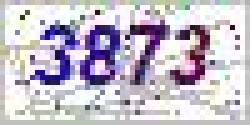
#> input picture verification_code/temp.png, 50 x 25 px (shown 5 times larger)
$ python verification_code.py
#> lines starting #> are read from the running program, lines starting #| are printed output that depends on the picture; after the words box and inside, x2 and y2 are one past the last pixel; in counts of white or black regions, pixels touching at a corner belong together
# -*- coding: utf-8 -*-
"""
Version:    V1.0
Time:       2020.09.27
Author:     Gaozhl
Attention:  需要先配置好tesseract才能处理
"""

import os
from PIL import Image
import pytesseract


def verify_code(filename):
    """
    验证码处理
    :param filename:    需要处理的文件
    :return:            返回处理的验证码结果
    """
#> called with filename = 'temp.png'
    # global text
    f1, f2 = os.path.splitext(filename)
    try:
        im = Image.open(filename)
#> im is the input picture: PIL image 50x25 RGBA; mean R, G, B, A 196.6, 189.6, 203.1, 255

        # 切掉四周的黑边
        # 此处假定黑边大小为4个单位
        width = im.size[0]
#> width = 50
        height = im.size[1]
#> height = 25
        left = 4
        top = 4
        right = width - 4
#> right = 46
        bottom = height - 4
#> bottom = 21
        box = (int(left), int(top), int(right), int(bottom))
#> box = (4, 4, 46, 21)
        im = im.crop(box)
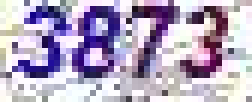
#> im: PIL image 42x17 RGBA (shown 6 times larger); mean R, G, B, A 180.1, 167.7, 193.2, 255
        im = im.resize((width * 4, height * 4), Image.BILINEAR)
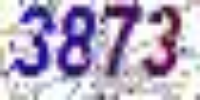
#> im: PIL image 200x100 RGBA; mean R, G, B, A 180.1, 167.8, 193.2, 255
        im.save(f1 + '_step1' + f2)
        # 转为灰度图
        imgry = im.convert('L')
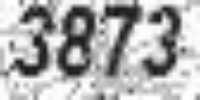
#> imgry: PIL image 200x100 L; min 16, max 254, mean 174.4
        imgry.save(f1 + '_step2' + f2)
        # 去噪
        threshold = 140
        table = []
        for i in range(256):
            if i < threshold:
                table.append(0)
            else:
                table.append(1)
        out = imgry.point(table, '1')
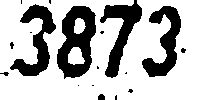
#> out: PIL image 200x100 1; 72% white; 18 black regions (12 under 20 px), largest, box (x1, y1, x2, y2) and area: (57, 6, 96, 79) 1706, (10, 4, 56, 76) 1261, (142, 6, 181, 77) 1242, (100, 0, 142, 78) 1233, (98, 94, 105, 100) 36, (0, 72, 9, 76) 20
        out.save(f1 + '_step3' + f2)
        # 调用pytesseract的图像识别监测数字
        # 相当于调用如下的这行命令
        # tesseract temp_step3.png result -l eng
        # 只识别数字可以改为如下的命令/代码
        # tesseract temp_step3.png result -psm 7
        # text = pytesseract.image_to_string(out, config='-psm 7')
#> (the run stopped early here; a loop or call above may not have finished)
